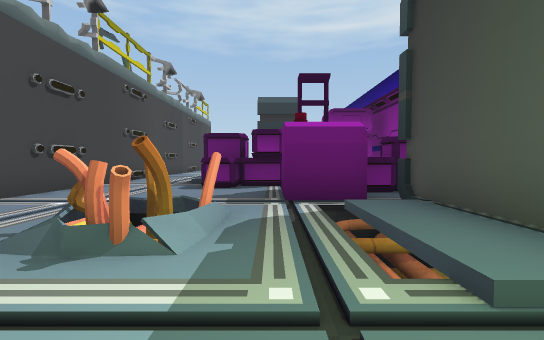
View 1 (above)

17 first-person views from a walk through a scene from a Unity 3-D project. The camera is 1.2 m above the floor, tilts 2° down and sees 90° across. The floor is counted in squares, 2 m on a side. Each view is taken from the middle of a square. On the plan, view 1 faces up. The plan holds only what a view shows up to about 9 squares ahead; the rest is blank. The place goes on beyond the plan. Some animated figures are left out.

View 2
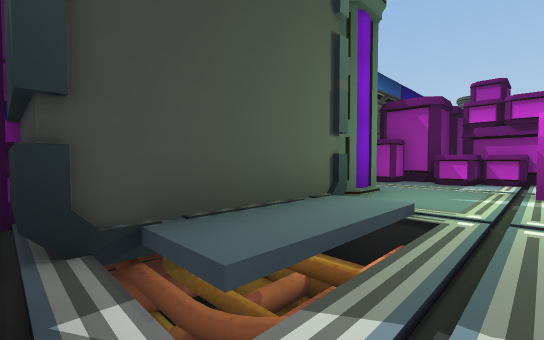

View 3
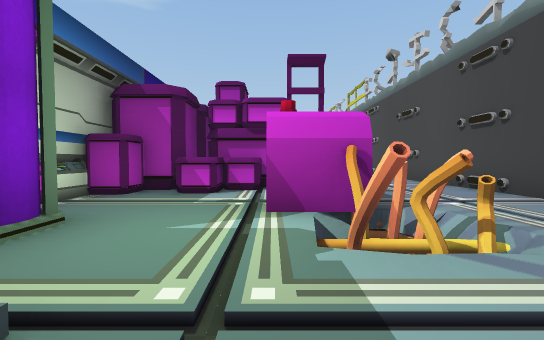

View 4
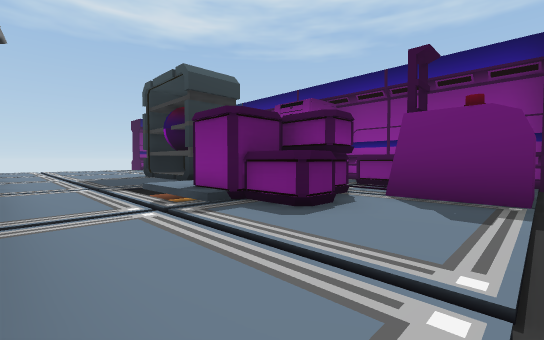

View 5
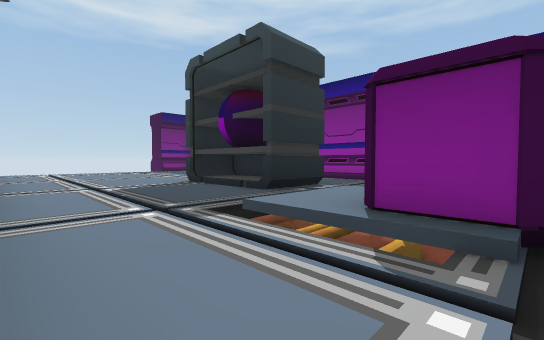

View 6
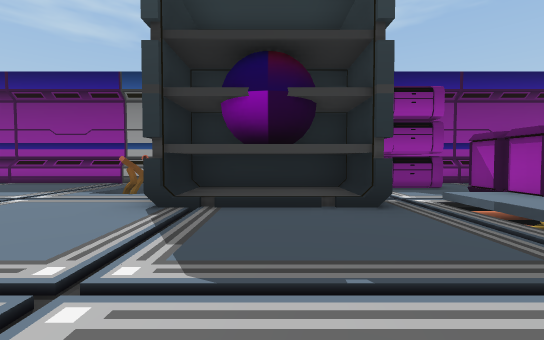

View 7
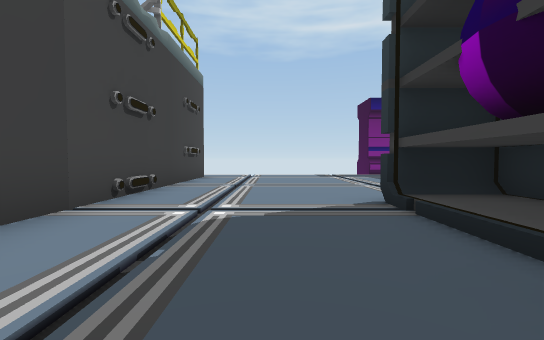

View 8
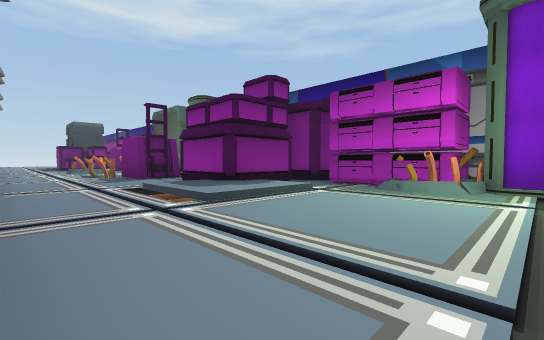

View 9
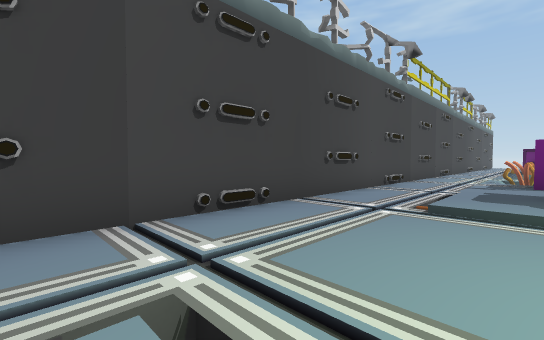

View 10
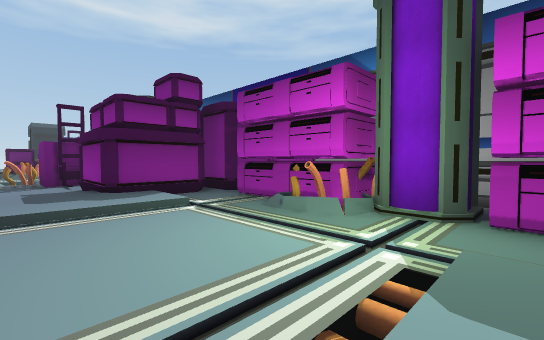

View 11
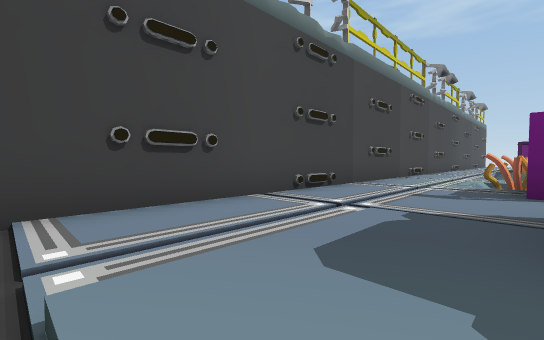

View 12
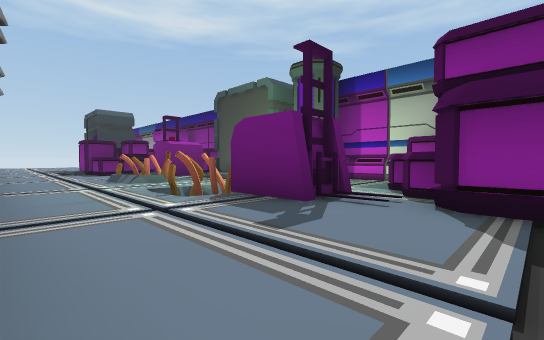

View 13
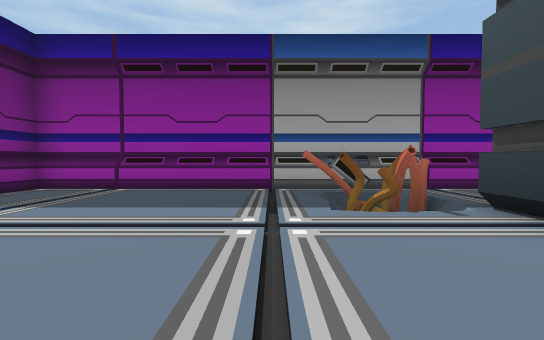

View 14
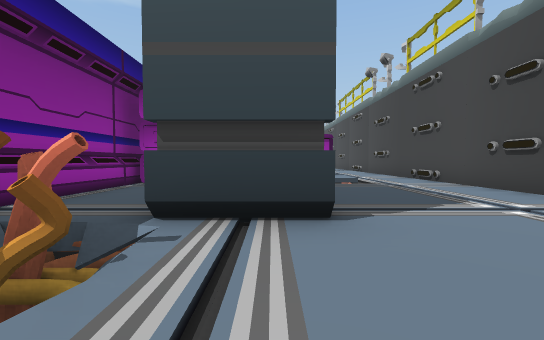

View 15
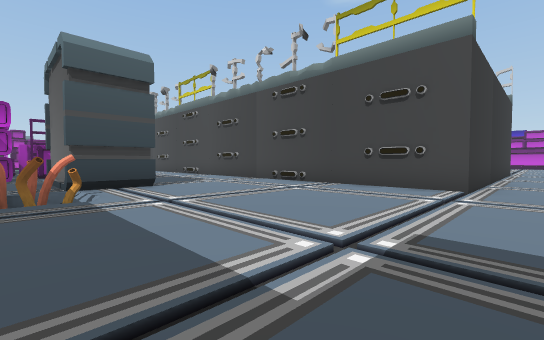

View 16
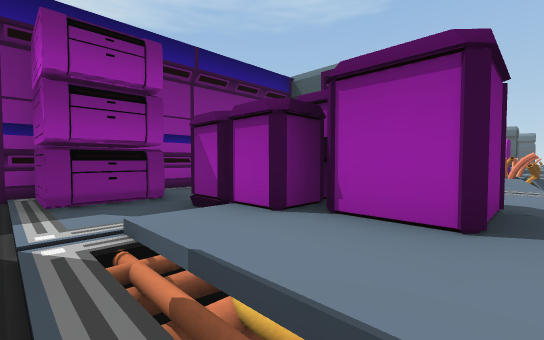

View 17
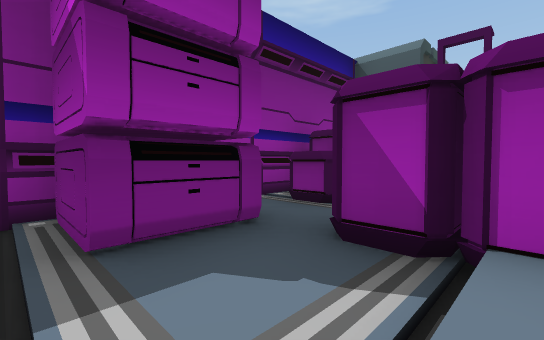

### Floor plan
Key: @ floor where view 1 was taken; # wall or solid block; . main floor; : floor 0.25 m higher than the main floor; / step, stairs or slope; B box; C container; O other object.
Columns run from 10 left of view 1 to 5 right of it. Each row starts with its distance up from view 1.
 21              ##
 20 ..............#
 19 OOO###........#
 18      #........#
 17      #........#
 16      #........#
 15      O/....OOO#
 14      O/.... O.#
 13      O....CC..#
 12      O....CC..#
 11      O....CC..#
 10       ........#
  9       O./:/.BB#
  8       O./BBBB##
  7       ../BB.BB#
  6      O...B.:BB#
  5      O.....OBB#
  4       .....OOO#
  3       O. O./O
  2       O. O./O
  1       ..  ./OO
  0      O..OO@.OO
 -1      O.. O....#
 -2      O...OO...#
 -3      O/....B.B#
 -4      O/...BBBB
 -5      #....OBBB
 -6      #../:BBBB
 -7      #../:/./.#
 -8      #..///.BB#O
 -9      #/.... BB#O
-10      #/.... BB#O
-11      #......OO#O
-12      #O./:/.BB O
-13       O     BB O

Where each view was taken, in squares from view 1:
view 1: 0 up, 0 right, facing up
view 2: 4 up, 0 right, facing down-right
view 3: 2 up, 0 right, facing down
view 4: 4 up, 4 left, facing up-right
view 5: 7 up, 4 left, facing up-right
view 6: 12 up, 4 left, facing right
view 7: 10 up, 2 left, facing up
view 8: 11 down, 4 left, facing up-right
view 9: 12 down, 1 left, facing up-left
view 10: 12 down, 2 left, facing up-right
view 11: 8 down, 1 left, facing up-left
view 12: 5 down, 4 left, facing up-right
view 13: 16 up, 2 left, facing right
view 14: 16 up, 0 right, facing down
view 15: 20 up, 2 right, facing down-left
view 16: 10 up, 2 left, facing down-right
view 17: 10 up, 0 right, facing down-right
